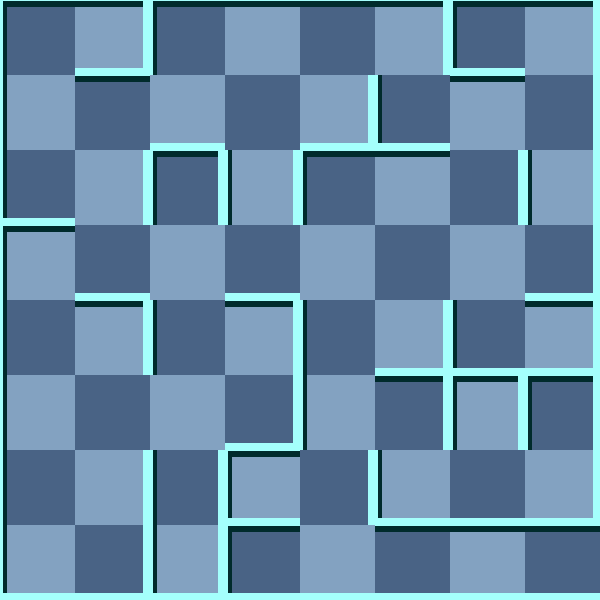

Tiled map render using the project's own tile images. Description and the map definition, with tile-layer contents summarised, below:
An orthogonal 8x8 tile map with 75x75 px tiles, 2 tile layers (background, 块层 1) and 5 objects (Exit, RedScorpion, Player, RedMummy, Trap).

<map version="1.0" orientation="orthogonal" width="8" height="8" tilewidth="75" tileheight="75">
 <tileset firstgid="1" name="wall" tilewidth="75" tileheight="75">
  <image source="gfx/wall.png" width="300" height="375" />
  <tile id="0">
   <properties>
    <property name="ValOfWall" value="0" />
   </properties>
  </tile>
  <tile id="1">
   <properties>
    <property name="ValOfWall" value="1" />
   </properties>
  </tile>
  <tile id="2">
   <properties>
    <property name="ValOfWall" value="2" />
   </properties>
  </tile>
  <tile id="3">
   <properties>
    <property name="ValOfWall" value="3" />
   </properties>
  </tile>
  <tile id="4">
   <properties>
    <property name="ValOfWall" value="4" />
   </properties>
  </tile>
  <tile id="5">
   <properties>
    <property name="ValOfWall" value="5" />
   </properties>
  </tile>
  <tile id="6">
   <properties>
    <property name="ValOfWall" value="6" />
   </properties>
  </tile>
  <tile id="7">
   <properties>
    <property name="ValOfWall" value="7" />
   </properties>
  </tile>
  <tile id="8">
   <properties>
    <property name="ValOfWall" value="8" />
   </properties>
  </tile>
  <tile id="9">
   <properties>
    <property name="ValOfWall" value="9" />
   </properties>
  </tile>
  <tile id="10">
   <properties>
    <property name="ValOfWall" value="10" />
   </properties>
  </tile>
  <tile id="11">
   <properties>
    <property name="ValOfWall" value="11" />
   </properties>
  </tile>
  <tile id="12">
   <properties>
    <property name="ValOfWall" value="12" />
   </properties>
  </tile>
  <tile id="13">
   <properties>
    <property name="ValOfWall" value="13" />
   </properties>
  </tile>
  <tile id="14">
   <properties>
    <property name="ValOfWall" value="14" />
   </properties>
  </tile>
  <tile id="15">
   <properties>
    <property name="ValOfWall" value="15" />
   </properties>
  </tile>
  <tile id="18">
   <properties>
    <property name="ValOfWall" value="-1" />
   </properties>
  </tile>
 </tileset>
 <layer name="background" width="8" height="8">
  <data>[64 cells, 64 non-empty, 2 distinct tile ids]</data>
 </layer>
 <layer name="块层 1" width="8" height="8">
  <data>[64 cells, 64 non-empty, 15 distinct tile ids]</data>
 </layer>
 <objectgroup name="对象层 1" width="8" height="8">
  <object name="Exit" x="600" y="525" />
  <object name="RedScorpion" x="375" y="525">
   <properties>
    <property name="value" value="25" />
   </properties>
  </object>
  <object name="Player" x="75" y="300">
   <properties>
    <property name="value" value="1" />
   </properties>
  </object>
  <object name="RedMummy" x="300" y="150">
   <properties>
    <property name="value" value="21" />
   </properties>
  </object>
  <object name="Trap" x="525" y="75">
   <properties>
    <property name="value" value="8" />
   </properties>
  </object>
 </objectgroup>
</map>
